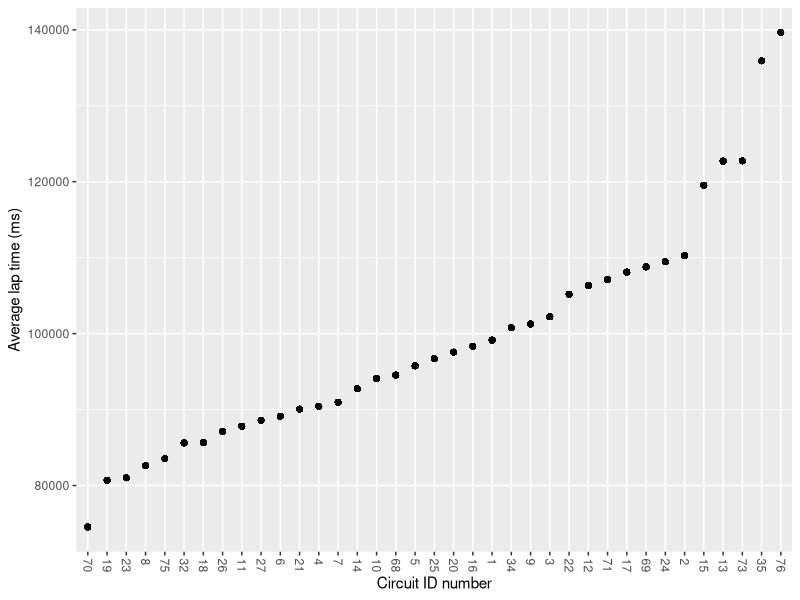
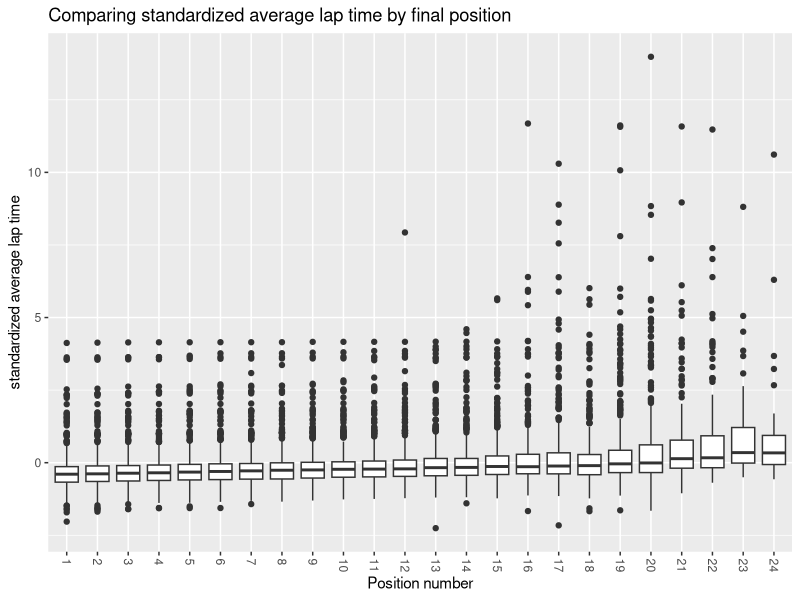
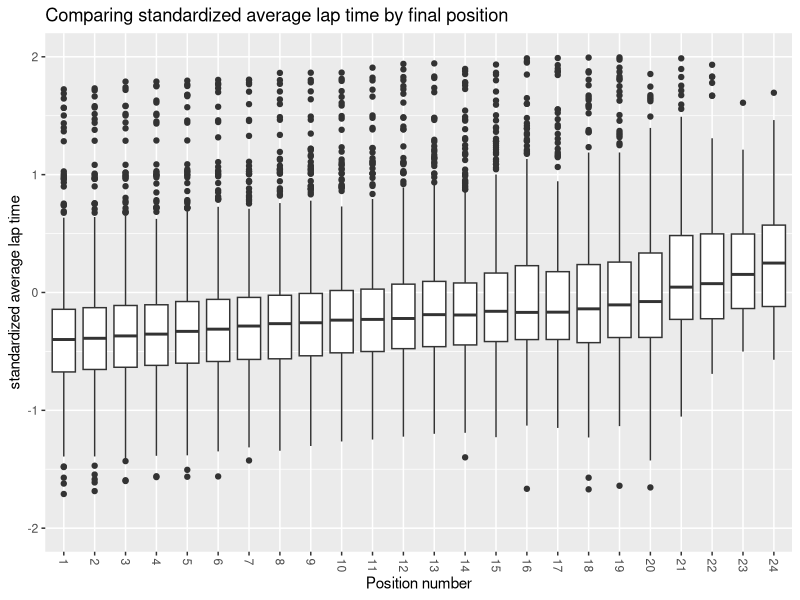
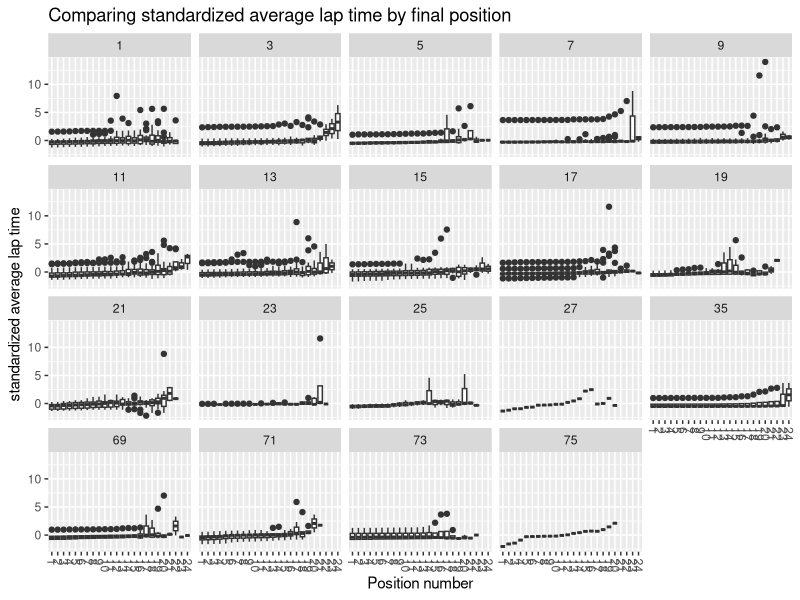
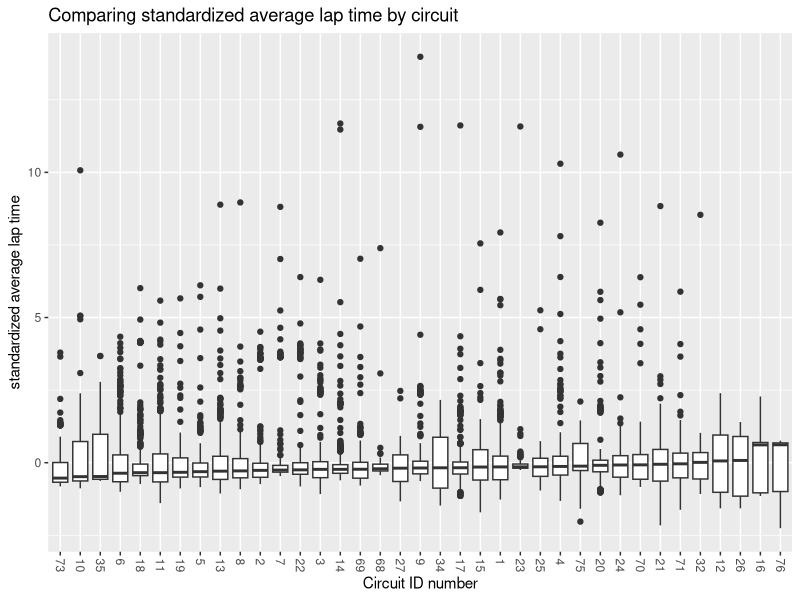
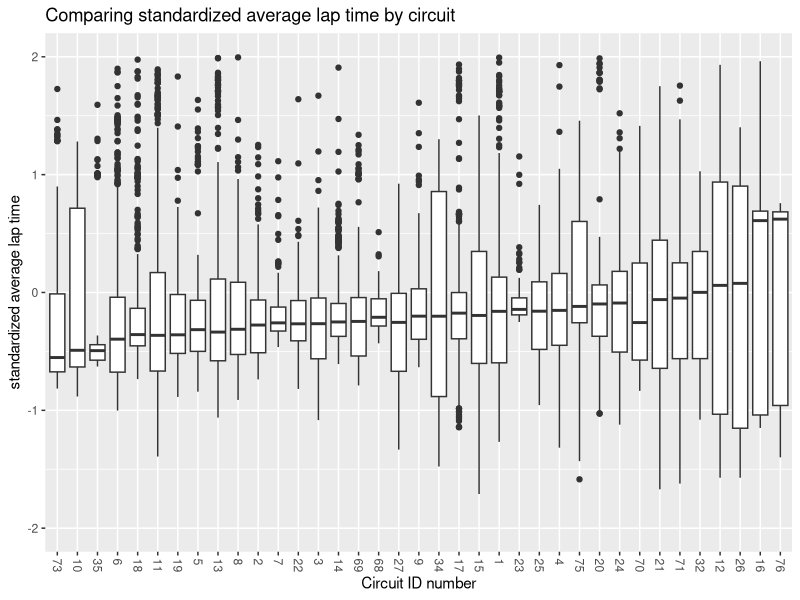

These figures' R source, in order:
## ---- chunk 1
knitr::opts_chunk$set(echo = TRUE)
library(tidyverse)
library(modelr)
## ---- chunk 2
df_avglaptime <- read_csv("processed_data/avglaptime.csv")
## ---- chunk 3
df_avglaptime %>%
  ggplot(aes(fct_reorder(as.factor(circuitId), circuit_avg_lap), circuit_avg_lap)) + 
  geom_point() +
  theme(axis.text.x = element_text(angle = 270, vjust = 0.5, hjust = 0)) + 
  labs(
    x = "Circuit ID number",
    y = "Average lap time (ms)"
  )
## ---- chunk 4
df_stdavglap <- 
  df_avglaptime %>%
  mutate(std_avg_lap = (avg_lap-circuit_avg_lap)/circuit_lap_sd)
df_stdavglap

df_stdavglap %>%
  select(raceId, driverId, positionOrder, laps, status, avg_lap, std_avg_lap)
## ---- chunk 5
df_stdavglap %>%
  ggplot(aes(as.factor(positionOrder), std_avg_lap)) +
  geom_boxplot() + 
  theme(axis.text.x = element_text(angle = 270, vjust = 0.5, hjust = 0)) + 
  labs(
    x = "Position number",
    y = "standardized average lap time",
    title = "Comparing standardized average lap time by final position"
  )

df_stdavglap %>%
  ggplot(aes(as.factor(positionOrder), std_avg_lap)) +
  geom_boxplot() + 
  theme(axis.text.x = element_text(angle = 270, vjust = 0.5, hjust = 0)) + 
  ylim(-2, 2) +
  labs(
    x = "Position number",
    y = "standardized average lap time",
    title = "Comparing standardized average lap time by final position"
  )

df_stdavglap %>%
  filter(circuitId %% 2 == 1) %>%
  ggplot(aes(as.factor(positionOrder), std_avg_lap)) +
  geom_boxplot() + 
  theme(axis.text.x = element_text(angle = 270, vjust = 0.5, hjust = 0)) + 
  facet_wrap(vars(circuitId)) +
  labs(
    x = "Position number",
    y = "standardized average lap time",
    title = "Comparing standardized average lap time by final position"
  )
## ---- chunk 6
df_stdavglap %>%
  ggplot(aes(fct_reorder(as.factor(circuitId), std_avg_lap), std_avg_lap)) +
  geom_boxplot() + 
  theme(axis.text.x = element_text(angle = 270, vjust = 0.5, hjust = 0)) + 
  labs(
    x = "Circuit ID number",
    y = "standardized average lap time",
    title = "Comparing standardized average lap time by circuit"
  )

df_stdavglap %>%
  ggplot(aes(fct_reorder(as.factor(circuitId), std_avg_lap), std_avg_lap)) +
  geom_boxplot() + 
  theme(axis.text.x = element_text(angle = 270, vjust = 0.5, hjust = 0)) + 
  labs(
    x = "Circuit ID number",
    y = "standardized average lap time",
    title = "Comparing standardized average lap time by circuit"
  ) + 
  ylim(-2, 2)

## ---- chunk 7
df_final <-
  df_stdavglap %>%
  # Getting rid of less useful cols
  select(-c(resultId, milliseconds, rank, fastestLap, fastestLapTime, fastestLapSpeed, circuitRef, circuit_avg_lap, circuit_lap_sd)) %>%
  
  # Getting rid of country info
  select(-c(driver_nationality, constructor_nationality, circuit_country)) %>%

  # Getting rid of cols represented two different ways 
  select(-c(race_name, driverId, constructorId, circuit_name, statusId)) %>%
  
  # Getting rid of less useful metrics
  select(-c(laps, total_time, avg_lap))

df_final
